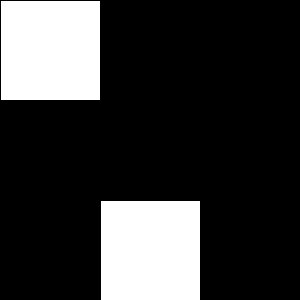
Frame 1 (no input)
Frame 60 (the mouse pressed at the canvas centre just before this capture): identical to frame 1, image omitted
Frame 120 (the mouse held since frame 60 and released just before this capture): blank canvas, image omitted

The Processing sketch that drew this single still picture (run headless with seeded random() and noise(); from frame 60 on, the mouse is pressed at the canvas centre):

// Processing sketch: processing_22535
// ── processing_22535.pde

void setup() {
  size(300, 300);
  smooth();
}
 
//------------------------------------------
void draw() {
  background(0);
  
  int dia = 100;
 
  if (intersect(100, 200, dia/2, mouseX, mouseY, dia/2)) {
    fill(0);               
  }
  else {
    fill(255); 
  }
   
rect(100, 200, dia, dia);
  rect(mouseX,  mouseY, dia, dia); 
}
 
//---------------------------------------------------------------
// A function to test for intersection between two circles
// x1, y1 and r1 represent one circle
// x2, y2 and r2 represent the other circle
// We can say that two circles overlap when the distance between
// their centres is larger than the sum of their radius.
boolean intersect(float x1, float y1, float r1,
                  float x2, float y2, float r2) {
   
  float d = dist(x1, y1, x2, y2);
   
  if ( d < (r1 + r2) ) {
    // yep, they intersects
    return true;
  }
  else {
    return false;
  }
}
